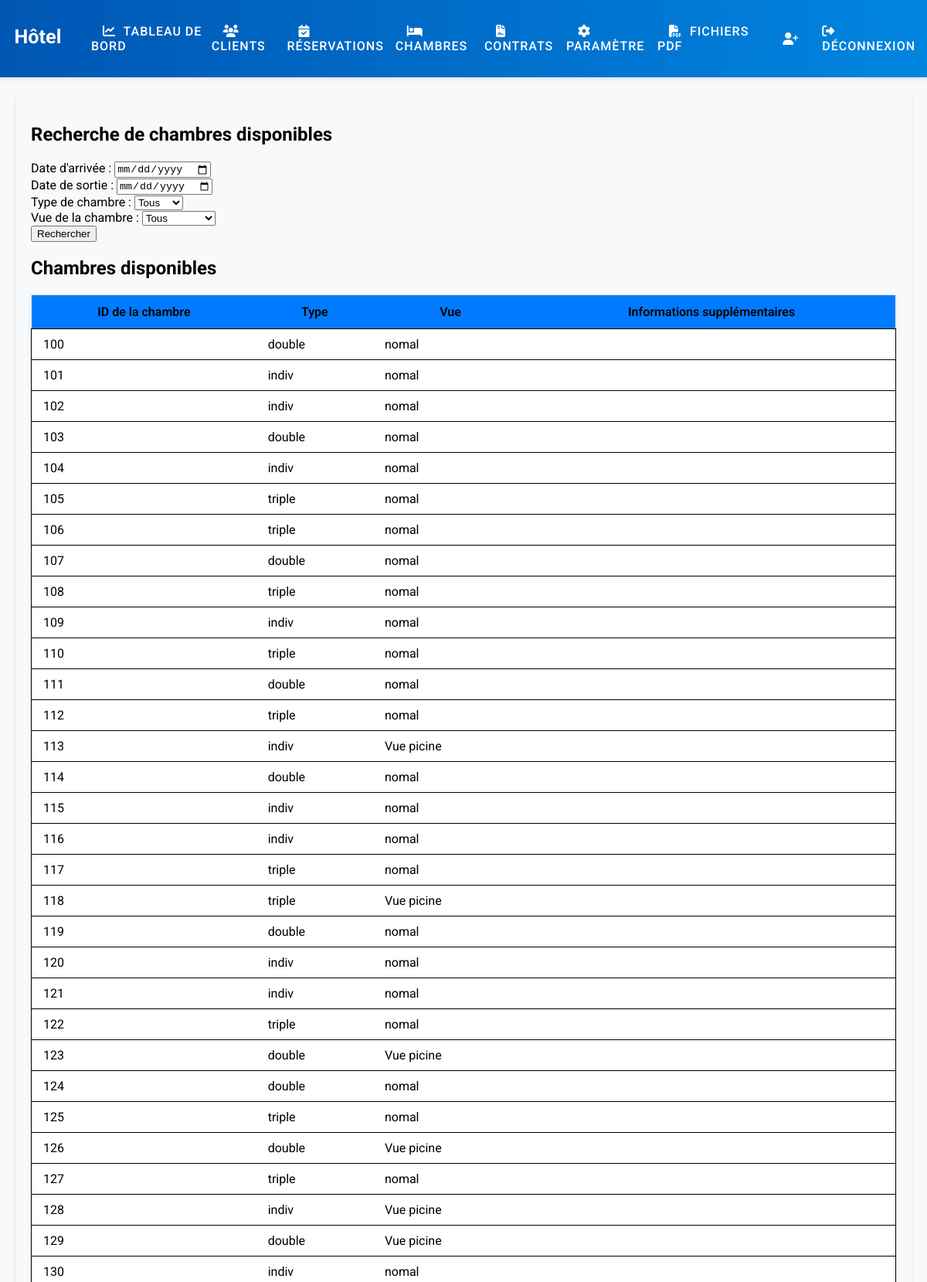
Screenshot of /reservation/room (signed in, upper part) with the database file from the repository.
### Menugenerale/models.py (models this page shows, shortened)
class Chambre(models.Model):
    x = [ ('indiv','indiv'),
          ('double','double'),
          ('triple','triple'),
          ('quadruple','quadruple')]
    y = [ ('Vue picine','Vue picine'),
          ('normal','nomal'),
          ('Vue sur mer','Vue sur mer')]
    chambre_id = models.CharField(primary_key=True, max_length=30, blank=False)
    chambre_type = models.CharField(max_length=30,choices=x, null=True, blank=False)
    chambre_Vue = models.CharField(max_length=30,choices=y, null=True, blank=False)
    capacity = models.IntegerField(default=1)

### Menugenerale/views.py (the view)
# urls.py: path('reservation/room', login_required(views.availblee_room), name='availble_room'),
@login_required
def availblee_room(request):
    date_arriv = request.GET.get('date_arriv')
    date_sortie = request.GET.get('date_sortie')
    chambre_type = request.GET.get('chambre_type')
    chambre_vue = request.GET.get('chambre_vue')
    available_rooms = Chambre.objects.all()
    if date_arriv and date_sortie:
        reserved_chambre_ids = RoomAvailability.objects.filter(
            date_arriv__lt=date_sortie,
            date_sortie__gt=date_arriv
        ).values_list('chambre_id', flat=True)
        available_rooms = available_rooms.exclude(chambre_id__in=reserved_chambre_ids)
    if chambre_type and chambre_type != 'Any':
        available_rooms = available_rooms.filter(chambre_type=chambre_type)
    if chambre_vue and chambre_vue != 'Any':
        available_rooms = available_rooms.filter(chambre_Vue=chambre_vue)
    x = [('indiv', 'indiv'), ('double', 'double'), ('triple', 'triple')]
    y = [('Vue picine', 'Vue picine'), ('normal', 'nomal'),('Vue sur mer','Vue sur mer')]
    return render(request, 'availblee_room.html', {
        'available_rooms': available_rooms,
        'date_arriv': date_arriv,
        'date_sortie': date_sortie,
        'chambre_type': chambre_type,
        'chambre_vue': chambre_vue,
        'x': x,
        'y': y,
    })

### Menugenerale/templatetags/custom_filters.py (called while the page is built)
@register.filter
def user_belongs_to_group(user, group_name):
    return user.groups.filter(name=group_name).exists()

### templates/availblee_room.html (shortened to what this page needs)
{% extends 'base.html' %}
{% block content %}
<div class="container">
  <h2>Recherche de chambres disponibles</h2>
  <form method="GET" action="#">
    <div class="form-group">
      <label for="date_arriv">Date d'arrivée :</label>
      <input type="date" class="form-control" id="date_arriv" name="date_arriv" value="{{ date_arriv }}">
    </div>
    <div class="form-group">
      <label for="date_sortie">Date de sortie :</label>
      <input type="date" class="form-control" id="date_sortie" name="date_sortie" value="{{ date_sortie }}">
    </div>
    <div class="form-group">
        <label for="chambre_type">Type de chambre :</label>
        <select class="form-control" id="chambre_type" name="chambre_type">
          <option value="">Tous</option>
        </select>
      </div>
      <div class="form-group">
        <label for="chambre_vue">Vue de la chambre :</label>
        <select class="form-control" id="chambre_vue" name="chambre_vue">
          <option value="">Tous</option>
        </select>
      </div>
    <button type="submit" class="btn btn-primary">Rechercher</button>
  </form>
  {% if available_rooms %}
    <h2>Chambres disponibles</h2>
    <table class="table table-bordered">
      <thead>
        <tr>
          <th>ID de la chambre</th>
          <th>Type</th>
          <th>Vue</th>
          <th>Informations supplémentaires</th>
        </tr>
      </thead>
      <tbody>
        {% for room in available_rooms %}
          <tr>
            <td>{{ room.chambre_id }}</td>
            <td>{{ room.get_chambre_type_display }}</td>
            <td>{{ room.get_chambre_Vue_display }}</td>
            <td></td>
          </tr>
        {% endfor %}
      </tbody>
    </table>
  {% else %}
    <p>Aucune chambre disponible trouvée.</p>
  {% endif %}
</div>
{% endblock content %}

### MonastirCenter/static/styles.css (style rules this page uses)
.container { padding: 20px; background-color: #f8f9fa; border-radius: 5px; box-shadow: 0 2px 5px rgba(0, 0, 0, 0.1); }
.table { width: 100%; border-collapse: collapse; border: 1px solid #e9ecef; background-color: #ffffff; box-shadow: 0 4px 6px rgba(0, 0, 0, 0.1); }
.table thead { background-color: #007bff; color: #000000; }
.table th { padding: 12px 15px !important; font-weight: 600; }
.table tbody tr { border-bottom: 1px solid #000000 !important; border-bottom: 1px solid #000000; border: 1px solid #000000; padding: 8px; text-align: left; }
.table td { padding: 10px 15px; vertical-align: middle; }

### templates/base.html (style rules this page uses)
body { margin: 0; padding: 0; font-family: 'Roboto', sans-serif; background-color: #f8f9fa; }

### rows the page displays
Chambre: chambre_id "100", chambre_type "double", chambre_Vue "nomal"
Chambre: chambre_id "101", chambre_type "indiv", chambre_Vue "nomal"
Chambre: chambre_id "102", chambre_type "indiv", chambre_Vue "nomal"
Chambre: chambre_id "103", chambre_type "double", chambre_Vue "nomal"
Chambre: chambre_id "104", chambre_type "indiv", chambre_Vue "nomal"
Chambre: chambre_id "105", chambre_type "triple", chambre_Vue "nomal"
Chambre: chambre_id "106", chambre_type "triple", chambre_Vue "nomal"
Chambre: chambre_id "107", chambre_type "double", chambre_Vue "nomal"
Chambre: chambre_id "108", chambre_type "triple", chambre_Vue "nomal"
Chambre: chambre_id "109", chambre_type "indiv", chambre_Vue "nomal"
Chambre: chambre_id "110", chambre_type "triple", chambre_Vue "nomal"
Chambre: chambre_id "111", chambre_type "double", chambre_Vue "nomal"
Chambre: chambre_id "112", chambre_type "triple", chambre_Vue "nomal"
Chambre: chambre_id "113", chambre_type "indiv", chambre_Vue "Vue picine"
Chambre: chambre_id "114", chambre_type "double", chambre_Vue "nomal"
Chambre: chambre_id "115", chambre_type "indiv", chambre_Vue "nomal"
Chambre: chambre_id "116", chambre_type "indiv", chambre_Vue "nomal"
Chambre: chambre_id "117", chambre_type "triple", chambre_Vue "nomal"
Chambre: chambre_id "118", chambre_type "triple", chambre_Vue "Vue picine"
Chambre: chambre_id "119", chambre_type "double", chambre_Vue "nomal"
Chambre: chambre_id "120", chambre_type "indiv", chambre_Vue "nomal"
Chambre: chambre_id "121", chambre_type "indiv", chambre_Vue "nomal"
Chambre: chambre_id "122", chambre_type "triple", chambre_Vue "nomal"
Chambre: chambre_id "123", chambre_type "double", chambre_Vue "Vue picine"
Chambre: chambre_id "124", chambre_type "double", chambre_Vue "nomal"
Chambre: chambre_id "125", chambre_type "triple", chambre_Vue "nomal"
Chambre: chambre_id "126", chambre_type "double", chambre_Vue "Vue picine"
Chambre: chambre_id "127", chambre_type "triple", chambre_Vue "nomal"
Chambre: chambre_id "128", chambre_type "indiv", chambre_Vue "Vue picine"
Chambre: chambre_id "129", chambre_type "double", chambre_Vue "Vue picine"
Chambre: chambre_id "130", chambre_type "indiv", chambre_Vue "nomal"
